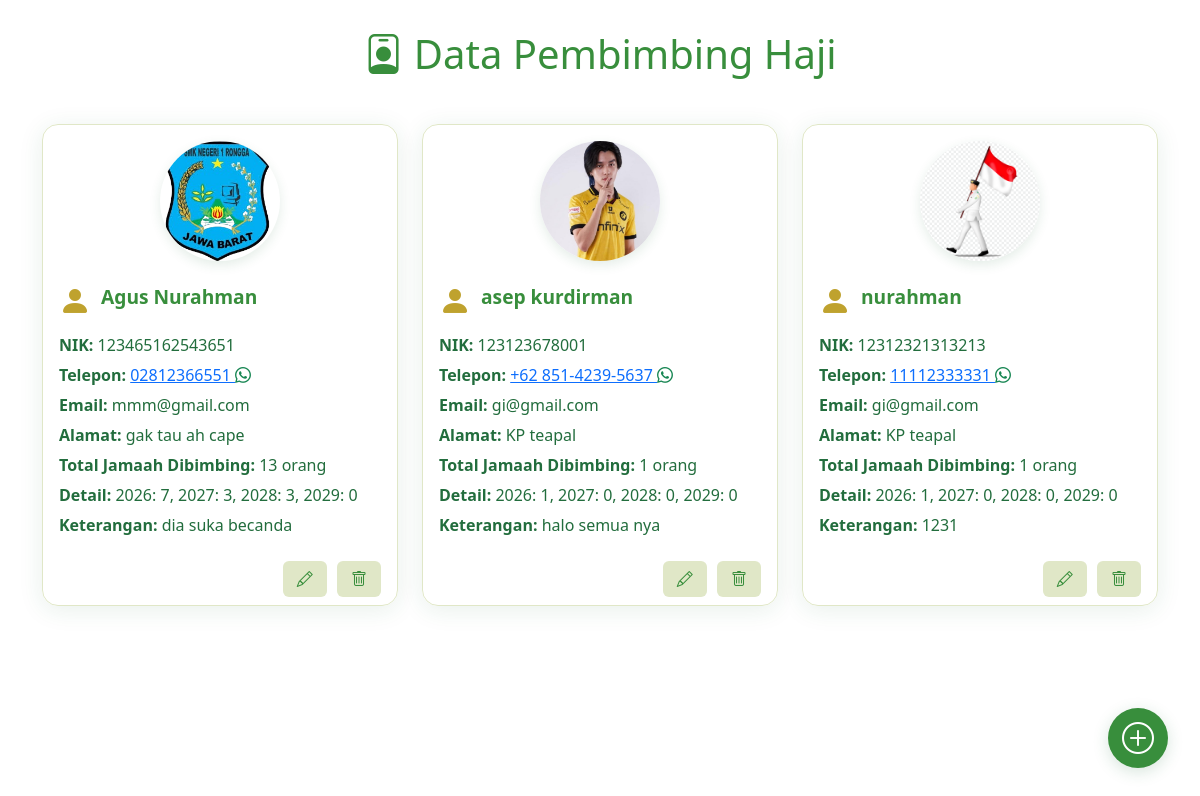
The page /contern/jamaahHaji/pembimbing.php on the database its author committed.
### tables this page shows
CREATE TABLE `pembimbing_haji` (
  `id` int NOT NULL,
  `nama_lengkap` varchar(100) NOT NULL,
  `nik` varchar(30) NOT NULL,
  `telepon` varchar(30) DEFAULT NULL,
  `alamat` varchar(255) DEFAULT NULL,
  `email` varchar(100) DEFAULT NULL,
  `foto` varchar(255) DEFAULT NULL,
  `keterangan` text
);

### contern/jamaahHaji/pembimbing.php (the view, shortened to what this page needs)
<!DOCTYPE html>
<html lang="id">
<head>
    <link rel="stylesheet" href="https://cdn.jsdelivr.net/npm/bootstrap@5.3.7/dist/css/bootstrap.min.css" />
    <link rel="stylesheet" href="https://cdn.jsdelivr.net/npm/bootstrap-icons@1.13.1/font/bootstrap-icons.min.css" />
    <link rel="stylesheet" href="../css/pembimbing.css" />
</head>
<body>
    <div class="header"><i class="bi bi-person-badge"></i> Data Pembimbing Haji</div>
    <a href="tambahPembimbing.php" class="floating-add-btn" title="Tambah Pembimbing">
        <i class="bi bi-plus-circle"></i>
    </a>
    <div class="container">
        <div class="row">
            <?php
            include '../../backend/database.php';
            $sql = "SELECT * FROM pembimbing_haji";
            $tampil = $conn->query($sql);
            while ($data = mysqli_fetch_assoc($tampil)) {
            ?>
                <div class="col-md-6 col-lg-4">
                    <div class="card card-pembimbing">
                        <div class="card-body text-start">
                            <div class="text-center mb-3">
                                <img src="../../uploads/<?php echo $data['foto']; ?>" alt="Foto Pembimbing" class="foto-pembimbing">
                            </div>
                            <div class="d-flex align-items-center mb-2">
                                <span class="card-icon"><i class="bi bi-person-fill"></i></span>
                                <span class="card-title"><?php echo $data['nama_lengkap']; ?></span>
                            </div>
                            <div class="card-text"><strong>NIK:</strong> <?php echo $data['nik']; ?></div>
                            <div class="card-text"><strong>Telepon:</strong> <a href="whatsapp://send?phone=<?php echo preg_replace('/[^0-9]/', '', $data['telepon']); ?>&text=Halo%20Pembimbing%20Haji%2C%20ini%20dari%20tim%20kami.%20Mohon%20konfirmasi%20kehadiran%20Anda%20dalam%20waktu%2024%20jam%20atau%20data%20akan%20dihapus%20dari%20sistem." title="Hubungi via WhatsApp"><?php echo $data['telepon']; ?> <i class="bi bi-whatsapp text-success"></i></a></div>
                            <div class="card-text"><strong>Email:</strong> <?php echo $data['email']; ?></div>
                            <div class="card-text"><strong>Alamat:</strong> <?php echo $data['alamat']; ?></div>
                            <?php
                            $id_pembimbing = $data['id'];
                            $sql_count_2026 = "SELECT COUNT(*) as total FROM jamaah_haji WHERE id_pembimbing = $id_pembimbing";
                            $result_2026 = $conn->query($sql_count_2026);
                            $count_2026 = $result_2026->fetch_assoc()['total'];
                            $sql_count_2027 = "SELECT COUNT(*) as total FROM jamaah_2027 WHERE id_pembimbing = $id_pembimbing";
                            $result_2027 = $conn->query($sql_count_2027);
                            $count_2027 = $result_2027->fetch_assoc()['total'];
                            $sql_count_2028 = "SELECT COUNT(*) as total FROM jamaah_2028 WHERE id_pembimbing = $id_pembimbing";
                            $result_2028 = $conn->query($sql_count_2028);
                            $count_2028 = $result_2028->fetch_assoc()['total'];
                            $sql_count_2029 = "SELECT COUNT(*) as total FROM jamaah_2029 WHERE id_pembimbing = $id_pembimbing";
                            $result_2029 = $conn->query($sql_count_2029);
                            $count_2029 = $result_2029->fetch_assoc()['total'];
                            $total_jamaah = $count_2026 + $count_2027 + $count_2028 + $count_2029;
                            ?>
                            <div class="card-text"><strong>Total Jamaah Dibimbing:</strong> <?php echo $total_jamaah; ?> orang</div>
                            <div class="card-text small">
                                <strong>Detail:</strong> 2026: <?php echo $count_2026; ?>, 2027: <?php echo $count_2027; ?>, 2028: <?php echo $count_2028; ?>, 2029: <?php echo $count_2029; ?>
                            </div>
                            <div class="card-text"><strong>Keterangan:</strong> <?php echo $data['keterangan']; ?></div>
                        </div>
                        <div class="card-footer">
                            <a href='editPembimbing.php?id=<?php echo $data['id']; ?>' class="edit-btn"><i class="bi bi-pencil"></i></a>
                            <a href='../../backend/query/hapusPembimbing.php?id=<?php echo $data['id']; ?>' class="hapus-btn"
                                onclick="return confirm('Yakin ingin menghapus data ini?')" title="Hapus">
                                <i class="bi bi-trash"></i>
                            </a>
                        </div>
                    </div>
                </div>
            <?php }
            ?>
        </div>
    </div>
</body>
</html>

### contern/css/pembimbing.css (style rules this page uses)
body { background: url('https://images.pexels.com/photos/2291789/pexels-photo-2291789.jpeg') no-repeat center center fixed; background-size: cover; font-family: 'Segoe UI', sans-serif; color: #226d3d; }
.header { background: rgba(255, 255, 255, 0.15); color: #388e3c; text-align: center; padding: 24px 0 10px 0; font-size: 2.5rem; margin-bottom: 30px; border-radius: 0 0 18px 18px; box-shadow: none; }
.floating-add-btn { position: fixed; bottom: 32px; right: 32px; z-index: 100; background-color: #388e3c; color: #fff; border-radius: 50%; width: 60px; height: 60px; display: flex; align-items: center; justify-content: center; box-shadow: 0 4px 16px rgba(34, 109, 61, 0.18); font-size: 2rem; border: none; transition: background 0.2s; }
.card-pembimbing { border-radius: 16px; box-shadow: 0 4px 24px rgba(34, 109, 61, 0.10); margin-bottom: 24px; background: rgba(255, 255, 255, 0.85); border: 1px solid #e0e7c7; }
.card-title { color: #388e3c; font-weight: bold; font-size: 1.2rem; }
.card-icon { font-size: 2rem; color: #bfa22e; margin-right: 10px; }
.card-text { color: #226d3d; font-size: 1rem; margin-bottom: 6px; }
.card-footer { background: none; border-top: none; text-align: right; }
.edit-btn, .hapus-btn { background-color: #e0e7c7; color: #388e3c; border: none; border-radius: 6px; padding: 6px 14px; margin-left: 6px; font-weight: 500; transition: 0.2s; text-decoration: none; display: inline-block; }
.foto-pembimbing { width: 120px; height: 120px; border-radius: 50%; object-fit: cover; box-shadow: 0 4px 12px rgba(34, 109, 61, 0.12); margin-bottom: 16px; display: block; margin-left: auto; margin-right: auto; }

### rows shown on the page
pembimbing_haji: foto (picture), nama_lengkap "Agus Nurahman", nik "123465162543651", telepon "02812366551", email "mmm@gmail.com", alamat "gak tau ah cape", total_jamaah "13", count_2026 "7", count_2027 "3", count_2028 "3", count_2029 "0", keterangan "dia suka becanda"
pembimbing_haji: foto (picture), nama_lengkap "asep kurdirman", nik "123123678001", telepon "+62 851-4239-5637", email "gi@gmail.com", alamat "KP teapal", total_jamaah "1", count_2026 "1", count_2027 "0", count_2028 "0", count_2029 "0", keterangan "halo semua nya"
pembimbing_haji: foto (picture), nama_lengkap "nurahman", nik "12312321313213", telepon "11112333331", email "gi@gmail.com", alamat "KP teapal", total_jamaah "1", count_2026 "1", count_2027 "0", count_2028 "0", count_2029 "0", keterangan "1231"
